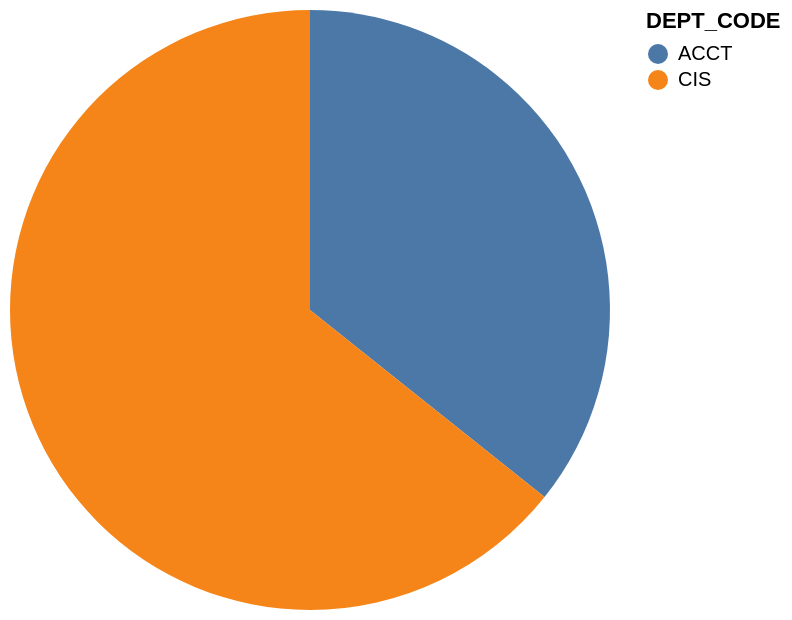

Here is the Vega-Lite specification saved for this chart:
### Vega-Lite specification from a JSON file in a GitHub repository (floating-point values rounded to 4 significant figures)
{"data": {"values": [{"x_data": "ACCT", "y_data": 15}, {"x_data": "CIS", "y_data": 27}]}, "mark": "arc", "encoding": {"theta": {"field": "y_data", "type": "quantitative", "title": "sum(T1.crs_credit)"}, "color": {"field": "x_data", "type": "nominal", "title": "DEPT_CODE"}}}
